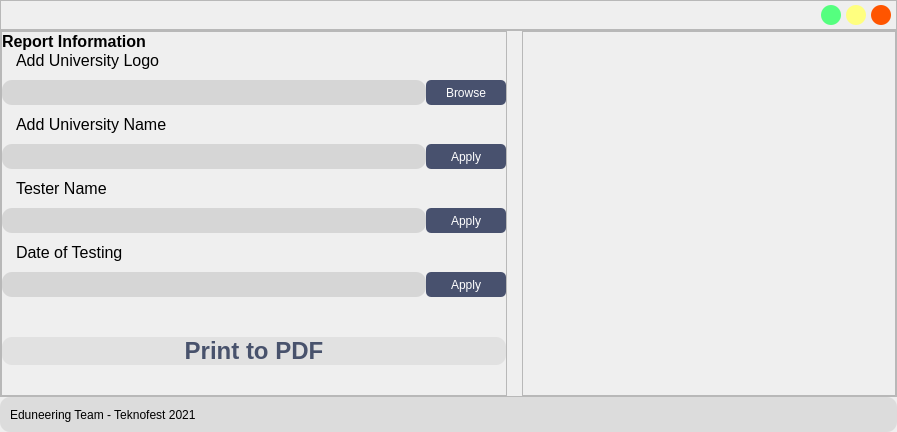
       <widget class="QWidget" name="tab__results">
        <attribute name="title">
         <string>Results</string>
        </attribute>
        <layout class="QVBoxLayout" name="verticalLayout_9">
         <property name="spacing">
          <number>0</number>
         </property>
         <property name="leftMargin">
          <number>0</number>
         </property>
         <property name="topMargin">
          <number>0</number>
         </property>
         <property name="rightMargin">
          <number>0</number>
         </property>
         <property name="bottomMargin">
          <number>0</number>
         </property>
         <item>
          <widget class="QFrame" name="frame_results_top">
           <property name="minimumSize">
            <size>
             <width>0</width>
             <height>30</height>
            </size>
           </property>
           <property name="maximumSize">
            <size>
             <width>16777215</width>
             <height>30</height>
            </size>
           </property>
           <property name="frameShape">
            <enum>QFrame::StyledPanel</enum>
           </property>
           <property name="frameShadow">
            <enum>QFrame::Raised</enum>
           </property>
           <layout class="QHBoxLayout" name="horizontalLayout_12">
            <property name="spacing">
             <number>0</number>
            </property>
            <property name="leftMargin">
             <number>0</number>
            </property>
            <property name="topMargin">
             <number>0</number>
            </property>
            <property name="rightMargin">
             <number>0</number>
            </property>
            <property name="bottomMargin">
             <number>0</number>
            </property>
            <item>
             <spacer name="horizontalSpacer_7">
              <property name="orientation">
               <enum>Qt::Horizontal</enum>
              </property>
              <property name="sizeHint" stdset="0">
               <size>
                <width>670</width>
                <height>20</height>
               </size>
              </property>
             </spacer>
            </item>
            <item>
             <widget class="QPushButton" name="button_minimize_3">
              <property name="minimumSize">
               <size>
                <width>20</width>
                <height>20</height>
               </size>
              </property>
              <property name="maximumSize">
               <size>
                <width>20</width>
                <height>20</height>
               </size>
              </property>
              <property name="styleSheet">
               <string notr="true">QPushButton{
	border-radius: 10px;
	background-color: rgb(85, 255, 127);
}

QPushButton::hover{
	image: url(minimize.png);
}</string>
              </property>
              <property name="text">
               <string/>
              </property>
             </widget>
            </item>
            <item>
             <spacer name="horizontalSpacer_17">
              <property name="orientation">
               <enum>Qt::Horizontal</enum>
              </property>
              <property name="sizeType">
               <enum>QSizePolicy::Minimum</enum>
              </property>
              <property name="sizeHint" stdset="0">
               <size>
                <width>5</width>
                <height>20</height>
               </size>
              </property>
             </spacer>
            </item>
            <item>
             <widget class="QPushButton" name="button_restore_3">
              <property name="minimumSize">
               <size>
                <width>20</width>
                <height>20</height>
               </size>
              </property>
              <property name="maximumSize">
               <size>
                <width>20</width>
                <height>20</height>
               </size>
              </property>
              <property name="styleSheet">
               <string notr="true">QPushButton{
	border-radius: 10px;
	background-color: rgb(255, 255, 127);
}

QPushButton::hover{	
	image: url(maximize.png);
}</string>
              </property>
              <property name="text">
               <string/>
              </property>
             </widget>
            </item>
            <item>
             <spacer name="horizontalSpacer_18">
              <property name="orientation">
               <enum>Qt::Horizontal</enum>
              </property>
              <property name="sizeType">
               <enum>QSizePolicy::Fixed</enum>
              </property>
              <property name="sizeHint" stdset="0">
               <size>
                <width>5</width>
                <height>20</height>
               </size>
              </property>
             </spacer>
            </item>
            <item>
             <widget class="QPushButton" name="button_exit_3">
              <property name="minimumSize">
               <size>
                <width>20</width>
                <height>20</height>
               </size>
              </property>
              <property name="maximumSize">
               <size>
                <width>20</width>
                <height>20</height>
               </size>
              </property>
              <property name="styleSheet">
               <string notr="true">QPushButton{
	border-radius: 10px;
	background-color: rgb(255, 85, 0);
}

QPushButton::hover{	
	image: url(close.png);
}</string>
              </property>
              <property name="text">
               <string/>
              </property>
             </widget>
            </item>
            <item>
             <spacer name="horizontalSpacer_19">
              <property name="orientation">
               <enum>Qt::Horizontal</enum>
              </property>
              <property name="sizeType">
               <enum>QSizePolicy::Fixed</enum>
              </property>
              <property name="sizeHint" stdset="0">
               <size>
                <width>5</width>
                <height>20</height>
               </size>
              </property>
             </spacer>
            </item>
           </layout>
          </widget>
         </item>
         <item>
          <widget class="QFrame" name="frame_results_center">
           <property name="frameShape">
            <enum>QFrame::StyledPanel</enum>
           </property>
           <property name="frameShadow">
            <enum>QFrame::Raised</enum>
           </property>
           <layout class="QHBoxLayout" name="horizontalLayout_11">
            <property name="spacing">
             <number>15</number>
            </property>
            <property name="leftMargin">
             <number>0</number>
            </property>
            <property name="topMargin">
             <number>0</number>
            </property>
            <property name="rightMargin">
             <number>0</number>
            </property>
            <property name="bottomMargin">
             <number>0</number>
            </property>
            <item>
             <widget class="QFrame" name="frame_results_left">
              <property name="frameShape">
               <enum>QFrame::StyledPanel</enum>
              </property>
              <property name="frameShadow">
               <enum>QFrame::Raised</enum>
              </property>
              <layout class="QVBoxLayout" name="verticalLayout_10">
               <property name="spacing">
                <number>0</number>
               </property>
               <property name="leftMargin">
                <number>0</number>
               </property>
               <property name="topMargin">
                <number>0</number>
               </property>
               <property name="rightMargin">
                <number>0</number>
               </property>
               <property name="bottomMargin">
                <number>0</number>
               </property>
               <item>
                <widget class="QLabel" name="label_report">
                 <property name="maximumSize">
                  <size>
                   <width>16777215</width>
                   <height>20</height>
                  </size>
                 </property>
                 <property name="font">
                  <font>
                   <pointsize>12</pointsize>
                   <bold>true</bold>
                  </font>
                 </property>
                 <property name="text">
                  <string>Report Information</string>
                 </property>
                </widget>
               </item>
               <item>
                <layout class="QGridLayout" name="grid_results_button">
                 <property name="verticalSpacing">
                  <number>10</number>
                 </property>
                 <item row="0" column="0">
                  <widget class="QLabel" name="label_add_uni_logo">
                   <property name="maximumSize">
                    <size>
                     <width>16777215</width>
                     <height>22</height>
                    </size>
                   </property>
                   <property name="font">
                    <font>
                     <pointsize>12</pointsize>
                    </font>
                   </property>
                   <property name="styleSheet">
                    <string notr="true">QLabel{
	margin-left: 10px;
}</string>
                   </property>
                   <property name="text">
                    <string>Add University Logo</string>
                   </property>
                  </widget>
                 </item>
                 <item row="2" column="0">
                  <widget class="QLabel" name="label_add_uni_name">
                   <property name="maximumSize">
                    <size>
                     <width>16777215</width>
                     <height>22</height>
                    </size>
                   </property>
                   <property name="font">
                    <font>
                     <pointsize>12</pointsize>
                    </font>
                   </property>
                   <property name="styleSheet">
                    <string notr="true">QLabel{
	margin-left: 10px;
}</string>
                   </property>
                   <property name="text">
                    <string>Add University Name</string>
                   </property>
                  </widget>
                 </item>
                 <item row="1" column="0">
                  <widget class="QLineEdit" name="lineEdit_add_uni_logo">
                   <property name="minimumSize">
                    <size>
                     <width>0</width>
                     <height>25</height>
                    </size>
                   </property>
                   <property name="styleSheet">
                    <string notr="true">QLineEdit{
	background-color: rgb(214, 214, 214);
	border-radius: 10px;
}</string>
                   </property>
                  </widget>
                 </item>
                 <item row="5" column="1">
                  <widget class="QPushButton" name="button_report_apply_2">
                   <property name="minimumSize">
                    <size>
                     <width>80</width>
                     <height>25</height>
                    </size>
                   </property>
                   <property name="styleSheet">
                    <string notr="true">QPushButton{
	border-radius: 5px;
	background-color: rgb(72, 81, 110);
	color: rgb(255, 255, 255);
}

QPushButton::pressed{
		background-color: qlineargradient(spread:pad, x1:0.511, y1:0, x2:0.517, y2:1, stop:0 rgba(71, 83, 107, 255), stop:1 rgba(153, 153, 153, 255));
}</string>
                   </property>
                   <property name="text">
                    <string>Apply</string>
                   </property>
                  </widget>
                 </item>
                 <item row="6" column="0">
                  <widget class="QLabel" name="label_add_date">
                   <property name="maximumSize">
                    <size>
                     <width>16777215</width>
                     <height>22</height>
                    </size>
                   </property>
                   <property name="font">
                    <font>
                     <pointsize>12</pointsize>
                    </font>
                   </property>
                   <property name="styleSheet">
                    <string notr="true">QLabel{
	margin-left: 10px;
}</string>
                   </property>
                   <property name="text">
                    <string>Date of Testing</string>
                   </property>
                  </widget>
                 </item>
                 <item row="1" column="1">
                  <widget class="QPushButton" name="button_report_browse">
                   <property name="minimumSize">
                    <size>
                     <width>80</width>
                     <height>25</height>
                    </size>
                   </property>
                   <property name="styleSheet">
                    <string notr="true">QPushButton{
	border-radius: 5px;
	background-color: rgb(72, 81, 110);
	color: rgb(255, 255, 255);
}

QPushButton::pressed{
		background-color: qlineargradient(spread:pad, x1:0.511, y1:0, x2:0.517, y2:1, stop:0 rgba(71, 83, 107, 255), stop:1 rgba(153, 153, 153, 255));
}</string>
                   </property>
                   <property name="text">
                    <string>Browse</string>
                   </property>
                  </widget>
                 </item>
                 <item row="3" column="0">
                  <widget class="QLineEdit" name="lineEdit_add_uni_name">
                   <property name="minimumSize">
                    <size>
                     <width>0</width>
                     <height>25</height>
                    </size>
                   </property>
                   <property name="styleSheet">
                    <string notr="true">QLineEdit{
	background-color: rgb(214, 214, 214);
	border-radius: 10px;
}</string>
                   </property>
                  </widget>
                 </item>
                 <item row="5" column="0">
                  <widget class="QLineEdit" name="lineEdit_add_name">
                   <property name="minimumSize">
                    <size>
                     <width>0</width>
                     <height>25</height>
                    </size>
                   </property>
                   <property name="styleSheet">
                    <string notr="true">QLineEdit{
	background-color: rgb(214, 214, 214);
	border-radius: 10px;
}</string>
                   </property>
                  </widget>
                 </item>
                 <item row="3" column="1">
                  <widget class="QPushButton" name="button_report_apply_1">
                   <property name="minimumSize">
                    <size>
                     <width>80</width>
                     <height>25</height>
                    </size>
                   </property>
                   <property name="styleSheet">
                    <string notr="true">QPushButton{
	border-radius: 5px;
	background-color: rgb(72, 81, 110);
	color: rgb(255, 255, 255);
}

QPushButton::pressed{
		background-color: qlineargradient(spread:pad, x1:0.511, y1:0, x2:0.517, y2:1, stop:0 rgba(71, 83, 107, 255), stop:1 rgba(153, 153, 153, 255));
}</string>
                   </property>
                   <property name="text">
                    <string>Apply</string>
                   </property>
                  </widget>
                 </item>
                 <item row="4" column="0">
                  <widget class="QLabel" name="label_add_name">
                   <property name="maximumSize">
                    <size>
                     <width>16777215</width>
                     <height>22</height>
                    </size>
                   </property>
                   <property name="font">
                    <font>
                     <pointsize>12</pointsize>
                    </font>
                   </property>
                   <property name="styleSheet">
                    <string notr="true">QLabel{
	margin-left: 10px;
}</string>
                   </property>
                   <property name="text">
                    <string>Tester Name</string>
                   </property>
                  </widget>
                 </item>
                 <item row="8" column="0">
                  <widget class="QLineEdit" name="lineEdit_add_date">
                   <property name="minimumSize">
                    <size>
                     <width>0</width>
                     <height>25</height>
                    </size>
                   </property>
                   <property name="styleSheet">
                    <string notr="true">QLineEdit{
	background-color: rgb(214, 214, 214);
	border-radius: 10px;
}</string>
                   </property>
                  </widget>
                 </item>
                 <item row="8" column="1">
                  <widget class="QPushButton" name="button_report_apply_3">
                   <property name="minimumSize">
                    <size>
                     <width>80</width>
                     <height>25</height>
                    </size>
                   </property>
                   <property name="styleSheet">
                    <string notr="true">QPushButton{
	border-radius: 5px;
	background-color: rgb(72, 81, 110);
	color: rgb(255, 255, 255);
}

QPushButton::pressed{
		background-color: qlineargradient(spread:pad, x1:0.511, y1:0, x2:0.517, y2:1, stop:0 rgba(71, 83, 107, 255), stop:1 rgba(153, 153, 153, 255));
}</string>
                   </property>
                   <property name="text">
                    <string>Apply</string>
                   </property>
                  </widget>
                 </item>
                </layout>
               </item>
               <item>
                <spacer name="verticalSpacer">
                 <property name="orientation">
                  <enum>Qt::Vertical</enum>
                 </property>
                 <property name="sizeType">
                  <enum>QSizePolicy::Fixed</enum>
                 </property>
                 <property name="sizeHint" stdset="0">
                  <size>
                   <width>20</width>
                   <height>40</height>
                  </size>
                 </property>
                </spacer>
               </item>
               <item>
                <widget class="QPushButton" name="button_report_print_pdf">
                 <property name="maximumSize">
                  <size>
                   <width>16777215</width>
                   <height>120</height>
                  </size>
                 </property>
                 <property name="font">
                  <font>
                   <pointsize>18</pointsize>
                   <bold>true</bold>
                  </font>
                 </property>
                 <property name="styleSheet">
                  <string notr="true">QPushButton{
	border-margin: 5px;
	background-color: rgb(225, 225, 225);
	border-radius: 10px;
	color: rgb(72, 82, 108);
	
}

QPushButton::pressed{
	background-color: qlineargradient(spread:pad, x1:0, y1:0, x2:1, y2:1, stop:0 rgba(197, 197, 197, 255), stop:1 rgba(225, 225, 225, 255));
}</string>
                 </property>
                 <property name="text">
                  <string>Print to PDF</string>
                 </property>
                </widget>
               </item>
               <item>
                <spacer name="verticalSpacer_2">
                 <property name="orientation">
                  <enum>Qt::Vertical</enum>
                 </property>
                 <property name="sizeType">
                  <enum>QSizePolicy::Fixed</enum>
                 </property>
                 <property name="sizeHint" stdset="0">
                  <size>
                   <width>20</width>
                   <height>30</height>
                  </size>
                 </property>
                </spacer>
               </item>
              </layout>
             </widget>
            </item>
            <item>
             <widget class="QFrame" name="frame_results_right">
              <property name="minimumSize">
               <size>
                <width>374</width>
                <height>0</height>
               </size>
              </property>
              <property name="frameShape">
               <enum>QFrame::StyledPanel</enum>
              </property>
              <property name="frameShadow">
               <enum>QFrame::Raised</enum>
              </property>
             </widget>
            </item>
           </layout>
          </widget>
         </item>
         <item>
          <widget class="QFrame" name="frame_results_bottom">
           <property name="minimumSize">
            <size>
             <width>50</width>
             <height>35</height>
            </size>
           </property>
           <property name="maximumSize">
            <size>
             <width>16777215</width>
             <height>35</height>
            </size>
           </property>
           <property name="styleSheet">
            <string notr="true">QFrame{
	background-color: rgb(220, 220, 220);
	border-radius: 10px;
}</string>
           </property>
           <property name="frameShape">
            <enum>QFrame::StyledPanel</enum>
           </property>
           <property name="frameShadow">
            <enum>QFrame::Raised</enum>
           </property>
           <layout class="QHBoxLayout" name="horizontalLayout_13">
            <property name="spacing">
             <number>0</number>
            </property>
            <property name="leftMargin">
             <number>0</number>
            </property>
            <property name="topMargin">
             <number>0</number>
            </property>
            <property name="rightMargin">
             <number>0</number>
            </property>
            <property name="bottomMargin">
             <number>0</number>
            </property>
            <item>
             <spacer name="horizontalSpacer_20">
              <property name="orientation">
               <enum>Qt::Horizontal</enum>
              </property>
              <property name="sizeType">
               <enum>QSizePolicy::Fixed</enum>
              </property>
              <property name="sizeHint" stdset="0">
               <size>
                <width>10</width>
                <height>20</height>
               </size>
              </property>
             </spacer>
            </item>
            <item>
             <widget class="QLabel" name="label_name_3">
              <property name="text">
               <string>Eduneering Team - Teknofest 2021</string>
              </property>
             </widget>
            </item>
            <item>
             <spacer name="horizontalSpacer_8">
              <property name="orientation">
               <enum>Qt::Horizontal</enum>
              </property>
              <property name="sizeHint" stdset="0">
               <size>
                <width>696</width>
                <height>20</height>
               </size>
              </property>
             </spacer>
            </item>
            <item>
             <widget class="QFrame" name="frame_5">
              <property name="minimumSize">
               <size>
                <width>5</width>
                <height>5</height>
               </size>
              </property>
              <property name="maximumSize">
               <size>
                <width>5</width>
                <height>5</height>
               </size>
              </property>
              <property name="frameShape">
               <enum>QFrame::StyledPanel</enum>
              </property>
              <property name="frameShadow">
               <enum>QFrame::Raised</enum>
              </property>
             </widget>
            </item>
           </layout>
          </widget>
         </item>
        </layout>
       </widget>
